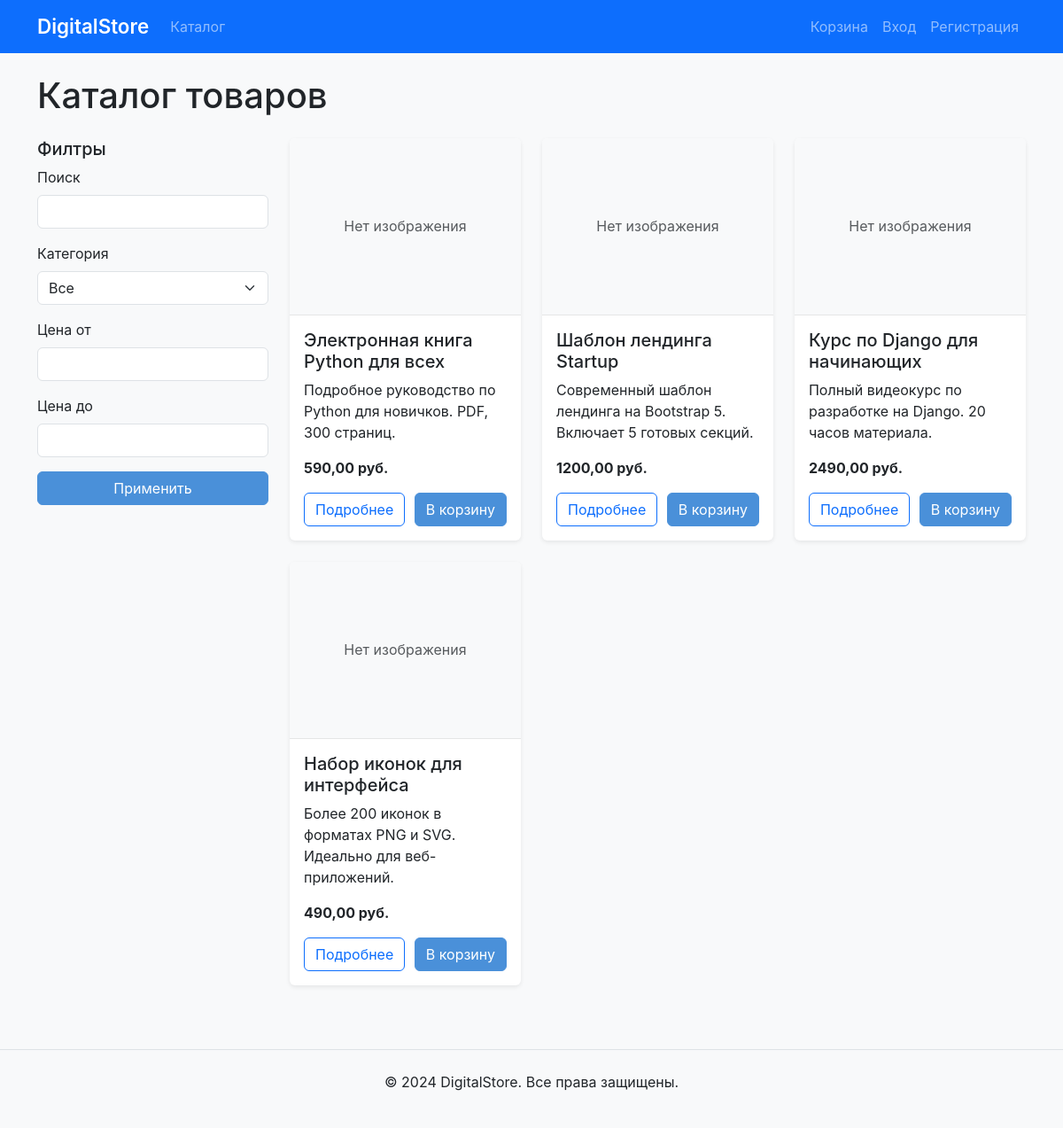
Page /catalog/ on the committed database.
### products/models.py (models this page shows, shortened)
class Product(models.Model):
    title = models.CharField(max_length=200)
    slug = models.SlugField(unique=True)
    description = models.TextField()
    price = models.DecimalField(max_digits=10, decimal_places=2)
    category = models.ForeignKey(Category, on_delete=models.CASCADE, related_name='products')
    preview_image = models.ImageField(upload_to='products/previews/', blank=True, null=True)
    digital_file = models.FileField(upload_to='products/files/', blank=True, null=True)
    created_at = models.DateTimeField(auto_now_add=True)
    updated_at = models.DateTimeField(auto_now=True)
    is_active = models.BooleanField(default=True)
    class Meta:
        ordering = ['-created_at']

### products/views.py (the view)
# urls.py: path('catalog/', views.CatalogView.as_view(), name='catalog'),
class CatalogView(ListView):
    model = Product
    template_name = 'products/catalog.html'
    context_object_name = 'products'
    paginate_by = 12
    def get_queryset(self):
        queryset = Product.objects.filter(is_active=True)
        category_slug = self.request.GET.get('category')
        q = self.request.GET.get('q')
        min_price = self.request.GET.get('min_price')
        max_price = self.request.GET.get('max_price')
        if category_slug:
            queryset = queryset.filter(category__slug=category_slug)
        if q:
            queryset = queryset.filter(Q(title__icontains=q) | Q(description__icontains=q))
        if min_price:
            queryset = queryset.filter(price__gte=min_price)
        if max_price:
            queryset = queryset.filter(price__lte=max_price)
        return queryset
    def get_context_data(self, **kwargs):
        context = super().get_context_data(**kwargs)
        context['categories'] = Category.objects.all()
        context['current_category'] = self.request.GET.get('category', '')
        context['q'] = self.request.GET.get('q', '')
        context['min_price'] = self.request.GET.get('min_price', '')
        context['max_price'] = self.request.GET.get('max_price', '')
        return context

### cart/cart.py (called while the page is built)
    def __len__(self):
        return sum(item['quantity'] for item in self.cart.values())

### cart/context_processors.py (called while the page is built)
def cart_processor(request):
    cart = Cart(request)
    return {'cart': cart, 'cart_count': len(cart)}

### templates/products/catalog.html (shortened to what this page needs)
{% extends 'base.html' %}
{% block content %}
<h1 class="mb-4">Каталог товаров</h1>
<div class="row">
    <div class="col-md-3 mb-4">
        <h5>Филтры</h5>
        <form method="get">
            <div class="mb-3">
                <label class="form-label">Поиск</label>
                <input type="text" name="q" class="form-control" value="{{ q }}">
            </div>
            <div class="mb-3">
                <label class="form-label">Категория</label>
                <select name="category" class="form-select">
                    <option value="">Все</option>
                </select>
            </div>
            <div class="mb-3">
                <label class="form-label">Цена от</label>
                <input type="number" step="0.01" name="min_price" class="form-control" value="{{ min_price }}">
            </div>
            <div class="mb-3">
                <label class="form-label">Цена до</label>
                <input type="number" step="0.01" name="max_price" class="form-control" value="{{ max_price }}">
            </div>
            <button type="submit" class="btn btn-primary w-100">Применить</button>
        </form>
    </div>
    <div class="col-md-9">
        <div class="row">
            {% for product in products %}
                <div class="col-md-4 mb-4">
                    <div class="card h-100">
                        {% if product.preview_image %}
                        <img src="{{ product.preview_image.url }}" class="card-img-top" alt="{{ product.title }}" style="height: 200px; object-fit: cover;">
                    {% else %}
                        <div class="card-img-top bg-light d-flex align-items-center justify-content-center" style="height: 200px;">
                            <span class="text-muted">Нет изображения</span>
                        </div>
                    {% endif %}
                        <div class="card-body d-flex flex-column">
                            <h5 class="card-title">{{ product.title }}</h5>
                            <p class="card-text flex-grow-1">{{ product.description|truncatewords:15 }}</p>
                            <p class="card-text"><strong>{{ product.price }} руб.</strong></p>
                            <div class="d-flex justify-content-between">
                                <a href="{% url 'product_detail' product.slug %}" class="btn btn-outline-primary">Подробнее</a>
                                <button onclick="addToCart({{ product.id }})" class="btn btn-primary">В корзину</button>
                            </div>
                        </div>
                    </div>
                </div>
            {% empty %}
                <p>Товары не найдены.</p>
            {% endfor %}
        </div>
    </div>
</div>
{% endblock %}

### templates/base.html (shortened to what this page needs)
<!DOCTYPE html>
<html lang="ru">
<head>
    <link href="https://cdn.jsdelivr.net/npm/bootstrap@5.3.0/dist/css/bootstrap.min.css" rel="stylesheet">
    <link rel="stylesheet" href="/static/css/style.css">
</head>
<body>
    <nav class="navbar navbar-expand-lg navbar-dark bg-primary">
        <div class="container">
            <a class="navbar-brand" href="{% url 'home' %}">DigitalStore</a>
            <div class="collapse navbar-collapse" id="mainNav">
                <ul class="navbar-nav me-auto">
                    <li class="nav-item"><a class="nav-link" href="{% url 'catalog' %}">Каталог</a></li>
                </ul>
                <ul class="navbar-nav">
                    <li class="nav-item">
                        <a class="nav-link" href="{% url 'cart_detail' %}">
                            Корзина{% if cart_count %} ({{ cart_count }}){% endif %}
                        </a>
                    </li>
                    {% if user.is_authenticated %}
                        <li class="nav-item dropdown">
                            <a class="nav-link dropdown-toggle" href="#" data-bs-toggle="dropdown">
                                {{ user.username }}
                            </a>
                            <ul class="dropdown-menu">
                                <li><a class="dropdown-item" href="{% url 'profile' %}">Профиль</a></li>
                                <li><a class="dropdown-item" href="{% url 'order_history' %}">История заказов</a></li>
                                <li><a class="dropdown-item" href="{% url 'downloads_list' %}">Скачивания</a></li>
                                {% if user.is_staff %}
                                    <li><hr class="dropdown-divider"></li>
                                    <li><a class="dropdown-item" href="/admin/">Админка</a></li>
                                {% endif %}
                                <li><hr class="dropdown-divider"></li>
                                <li><a class="dropdown-item" href="{% url 'logout' %}">Выход</a></li>
                            </ul>
                        </li>
                    {% else %}
                        <li class="nav-item"><a class="nav-link" href="{% url 'login' %}">Вход</a></li>
                        <li class="nav-item"><a class="nav-link" href="{% url 'register' %}">Регистрация</a></li>
                    {% endif %}
                </ul>
            </div>
        </div>
    </nav>
    <div class="container mt-4">
        {% block content %}{% endblock %}
    </div>
    <footer class="bg-light mt-5 py-4">
        <div class="container text-center">
            <p>&copy; 2024 DigitalStore. Все права защищены.</p>
        </div>
    </footer>
</body>
</html>

### static/css/style.css (style rules this page uses)
body { background-color: #f8f9fa; font-family: -apple-system, BlinkMacSystemFont, "Segoe UI", Roboto, "Helvetica Neue", Arial, sans-serif; }
.navbar-brand { font-weight: 600; font-size: 1.4rem; }
.card { transition: transform 0.2s, box-shadow 0.2s; border: none; box-shadow: 0 2px 5px rgba(0,0,0,0.08); }
.card-img-top { border-bottom: 1px solid rgba(0,0,0,0.08); }
.btn-primary { background-color: #4A90D9; border-color: #4A90D9; }
footer { border-top: 1px solid #dee2e6; }

### rows in the picture
Product: preview_image "Нет изображения", title "Электронная книга Python для всех", description "Подробное руководство по Python для новичков. PDF, 300 страниц.", price "590,00"
Product: preview_image "Нет изображения", title "Шаблон лендинга Startup", description "Современный шаблон лендинга на Bootstrap 5. Включает 5 готовых секций.", price "1200,00"
Product: preview_image "Нет изображения", title "Курс по Django для начинающих", description "Полный видеокурс по разработке на Django. 20 часов материала.", price "2490,00"
Product: preview_image "Нет изображения", title "Набор иконок для интерфейса", description "Более 200 иконок в форматах PNG и SVG. Идеально для веб-приложений.", price "490,00"
